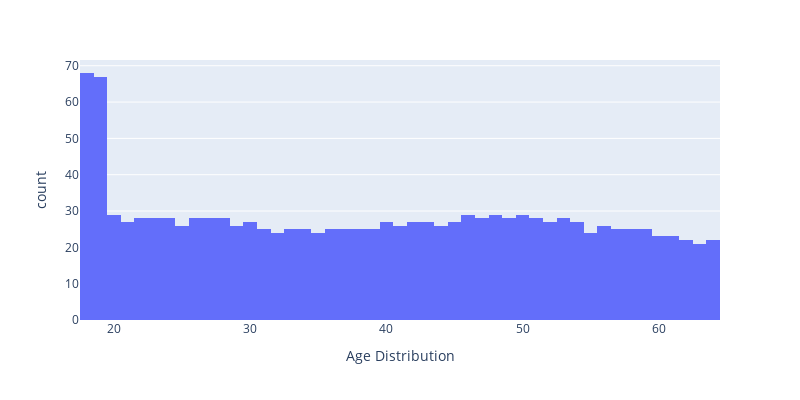

Notebook source saved alongside this figure:
### Markdown cell above
**Univariate Analysis**

### Code cell
fig = px.histogram(Health_data, x="age", nbins=50, width=800, height=400, # creating histogram for life expectancy with 20 bins
                  labels={"age": "Age Distribution"})
fig.show()

### Figure 1 — Plotly figure (JSON) as saved in the notebook; plotly's stock layout.template omitted (floating-point values rounded to 4 significant figures; data arrays with more than 128 entries replaced by an {"elided": "..."} marker saying what was removed)
{"data": [{"alignmentgroup": "True", "bingroup": "x", "hovertemplate": "Age Distribution=%{x}<br>count=%{y}<extra></extra>", "legendgroup": "", "marker": {"color": "#636efa", "pattern": {"shape": ""}}, "name": "", "nbinsx": 50, "offsetgroup": "", "orientation": "v", "showlegend": false, "type": "histogram", "x": {"elided": "1338 int values"}, "xaxis": "x", "yaxis": "y"}], "layout": {"barmode": "relative", "height": 400, "legend": {"tracegroupgap": 0}, "margin": {"t": 60}, "width": 800, "xaxis": {"anchor": "y", "domain": [0, 1], "title": {"text": "Age Distribution"}}, "yaxis": {"anchor": "x", "domain": [0, 1], "title": {"text": "count"}}}}
